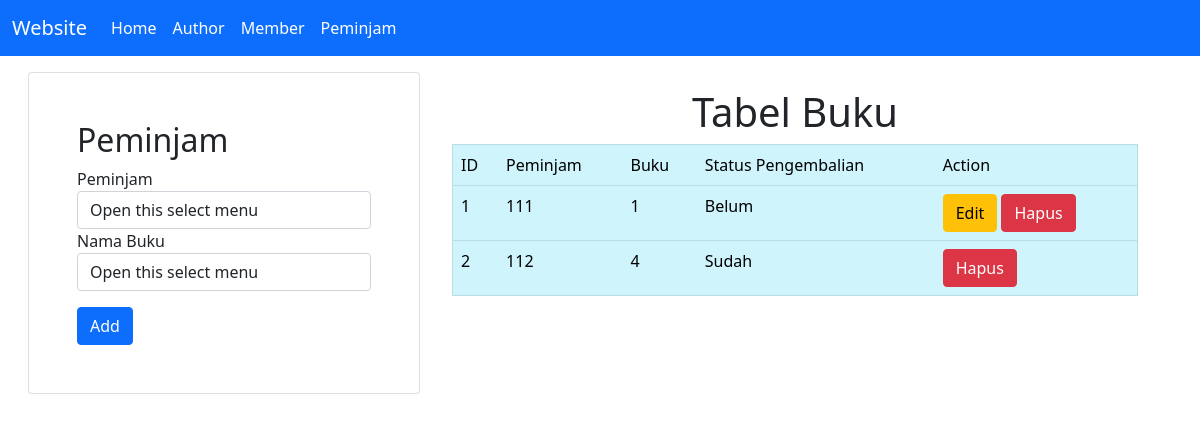
/pinjam.php, run on the app's committed database.
### tables this page shows
CREATE TABLE `pinjam` (
  `id` int(11) NOT NULL,
  `peminjam` varchar(100) NOT NULL,
  `buku` varchar(100) NOT NULL,
  `status` varchar(10) NOT NULL
);

### conf.php (called while the page is built)
<?php
$db_host = "localhost";
$db_user = "root";
$db_pass = "";
$db_name = "db_perpustakaan";
?>

### includes/DB.class.php (called while the page is built, shortened)
<?php
class DB
{
    var $db_host = "";
    var $db_user = "";
    var $db_pass = "";
    var $db_name = "";
    var $db_link = "";
    var $result = 0;
    function DB($db_host = '', $db_user = '', $db_pass = '', $db_name = '')
    {
        $this->db_host = $db_host;
        $this->db_user = $db_user;
        $this->db_pass = $db_pass;
        $this->db_name = $db_name;
    }
    function open()
    {
        $this->db_link = mysqli_connect($this->db_host, $this->db_user, $this->db_pass, $this->db_name);
    }
    function execute($query = "")
    {
        $this->result = mysqli_query($this->db_link, $query);
        return $this->result;
    }
    function getResult()
    {
        return mysqli_fetch_array($this->result);
    }
}
?>

### includes/Pinjam.class.php (called while the page is built, shortened)
<?php
class Pinjam extends DB
{
    function getPinjam()
    {
        $query = "SELECT * FROM pinjam";
        return $this->execute($query);
    }
}

### pinjam.php (the view, shortened to what this page needs)
<?php
include("conf.php");
include("includes/DB.class.php");
include("includes/Buku.class.php");
include("includes/Pinjam.class.php");
$pinjam = new Pinjam($db_host, $db_user, $db_pass, $db_name);
$buku = new Buku($db_host, $db_user, $db_pass, $db_name);
$pinjam->open();
$buku->open();
$buku->getBuku();
$pinjam->getPinjam();
$databuku = null;
$data = null;
$no = 1;
while (list($id, $judul, $penerbit, $deskripsi, $status, $id_peminjam) = $buku->getResult()) {
    $databuku .= "<option value='" . $id . "'>" . $judul . "</option>";
}
while (list($id, $dpeminjam, $dbuku, $status) = $pinjam->getResult()) {
    if ($status == "Sudah") {
        $data .= "<tr>
            <td>" . $no++ . "</td>
            <td>" . $dpeminjam . "</td>
            <td>" . $dbuku . "</td>
            <td>" . $status . "</td>
            <td>
            <a href='pinjam.php?id_hapus=" . $id . "' class='btn btn-danger' '>Hapus</a>
            </td>
            </tr>";
    } else {
        $data .= "<tr>
            <td>" . $no++ . "</td>
            <td>" . $dpeminjam . "</td>
            <td>" . $dbuku . "</td>
            <td>" . $status . "</td>
            <td>
            <a href='pinjam.php?id_edit=" . $id .  "' class='btn btn-warning' '>Edit</a>
            <a href='pinjam.php?id_hapus=" . $id . "' class='btn btn-danger' '>Hapus</a>
            </td>
            </tr>";
    }
}

### data on the page
pinjam: peminjam "111", buku "1", status "Belum"
pinjam: peminjam "112", buku "4", status "Sudah"
